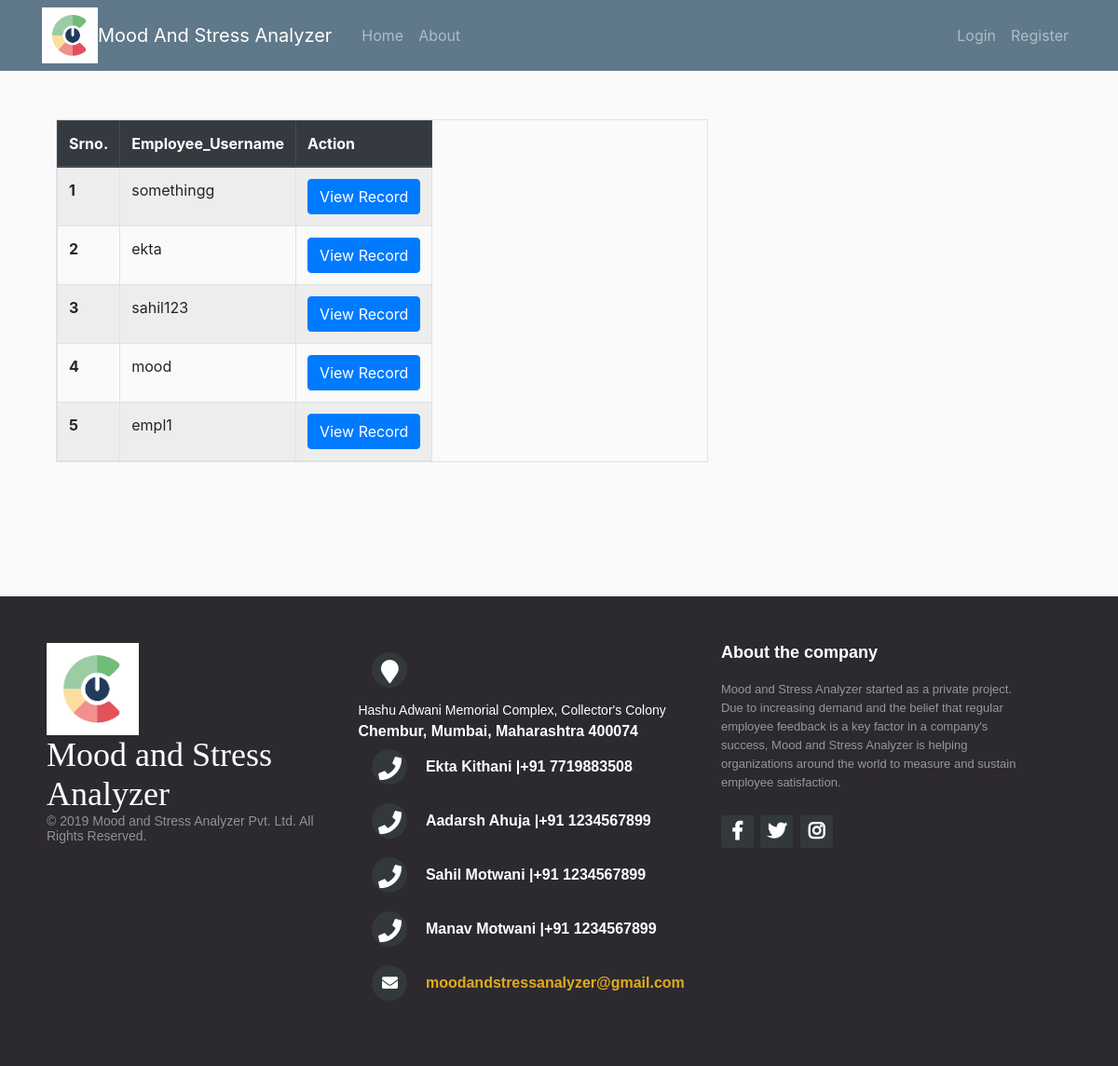
Page /blog/dashboard/ on the earlier database version.
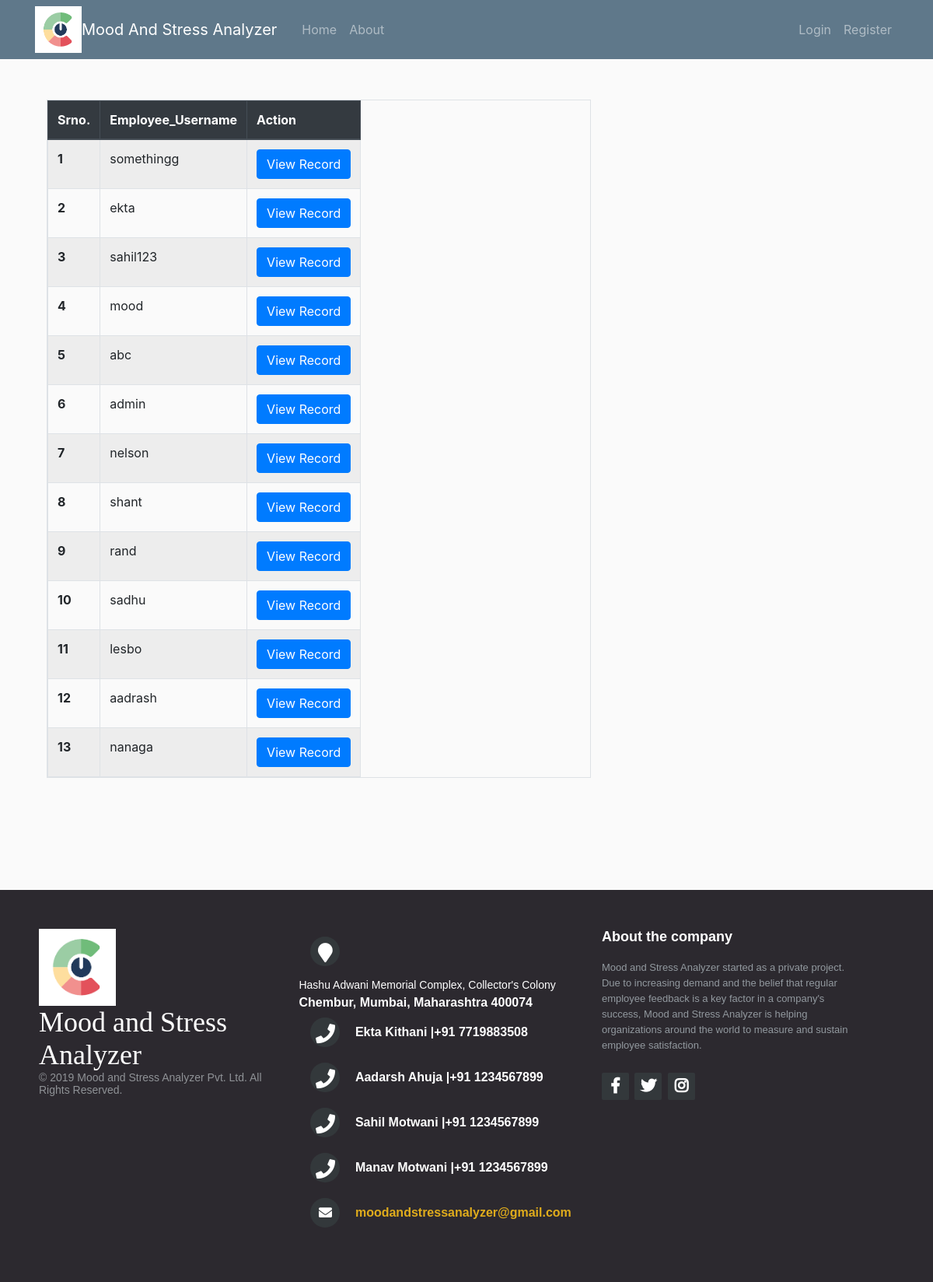
Same page on the later database version.
### users/models.py (models this page shows, shortened)
class Profile(models.Model):
    user=models.OneToOneField(User,on_delete=models.CASCADE)
    image=models.ImageField(default='default.jpg',upload_to='profile_pics')
    city = models.CharField("City", max_length=50, blank=True)
    state = models.CharField("State", max_length=50, blank=True)
    country = models.CharField("Country", max_length=50, blank=True)
    GENDER_CHOICES = (('M', 'Male'),('F', 'Female'),)
    gender = models.CharField(default='M',max_length=1, choices=GENDER_CHOICES)
    primary_mobile = models.IntegerField(null = True,validators=[MinValueValidator(1000000000),MaxValueValidator(9999999999)])
    date_Of_birth = models.DateField(null = True, blank = True)
    def __str__(self):
        return '{} Profile'.format(self.user.username)

### blog/views.py (the view)
# urls.py: path('dashboard/',views.dashboard,name="blog-dashboard"),
def dashboard(request):
    all_employees = Profile.objects.all()
    print(all_employees)
    le = list(all_employees)
    print(le)
    for i in le:
        print(i)
        print(i.user)
    return render(request, 'blog/dashboard.html',{'employees':all_employees})

### blog/templates/blog/dashboard.html (shortened to what this page needs)
{% extends "blog/base.html" %}
{%block content%}
{% include "blog/navbar.html" %}
<div class="container-fluid mt-5">
    <table class="table table-striped table table-bordered  table-hover table-responsive mt-5" >
      <thead class="thead-dark">
        <tr>
          <th scope="col">Srno.</th>
          <th scope="col">Employee_Username</th>
          <th colspan="10">Action</th>
        </tr>
      </thead>
      <tbody>
        {% for employee in employees %}
          <tr>
            <th scope="row">{{forloop.counter}}</th>
            <td>{{ employee.user }}</td>
            <td><a href="" class="btn btn-primary">View Record</a></td>
          </tr>
        {% endfor %}
      </tbody>
    </table>
    {% include "blog/paginate.html" %}
  {%endblock content%}

### blog/templates/blog/base.html (shortened to what this page needs)
{%load static%}
<!doctype html>
<html lang="en">
<head>
    <link rel="stylesheet" href="https://stackpath.bootstrapcdn.com/bootstrap/4.4.1/css/bootstrap.min.css">
    <link href="{%static 'blog/main.css'%}" rel="stylesheet" />
    <link rel="stylesheet" href="{% static 'css/footer.css' %}">
    <link href="{% static 'blog/css/footer.css' %}" rel="stylesheet">
    <link rel='stylesheet' href='https://use.fontawesome.com/releases/v5.7.0/css/all.css'>
</head>
<body>
    <main role="main" class="container">
        <div class="row">
            <div class="col-md-8">
                {% block content %}{% endblock %}
            </div>
        </div>
    </main>
    {% block footer %}
      {% include "blog/footer.html" %}
    {% endblock footer %}
</body>
</html>

### blog/templates/blog/navbar.html (shortened to what this page needs)
    {%load static%}
    <nav class="navbar navbar-expand-md navbar-dark bg-steel fixed-top">
        <div class="container">
            <img src="{% static 'blog/images/moodlogo.png' %}" width="60" height="60">
            <a class="navbar-brand mr-4" href="{%url 'blog-home'%}">Mood And Stress Analyzer</a>
            <div class="collapse navbar-collapse" id="navbarToggle">
                <div class="navbar-nav mr-auto">
                    <a class="nav-item nav-link" href="{%url 'blog-home'%}">Home</a>
                    <a class="nav-item nav-link" href="{%url 'blog-about'%}">About</a>
                </div>
                <div class="navbar-nav">
                    {% if user.is_authenticated %}
                        <a class="nav-item nav-link" href="{% url 'profile' %}">profile</a>
                        <a class="nav-item nav-link" href="{% url 'logout' %}">logout</a>
                    {% else %}
                        <a class="nav-item nav-link" href="{% url 'login' %}">Login</a>
                        <a class="nav-item nav-link" href="{% url 'register' %}">Register</a>
                    {% endif %}
                </div>
            </div>
        </div>
    </nav>

### blog/templates/blog/paginate.html (shortened to what this page needs)
<ul class="pagination pagination justify-content-end p-3 m-3">
</ul>

### blog/templates/blog/footer.html
{% load static %}
<footer class="footer-distributed">
    <div class="footer-left">
        <img src="{% static 'blog/images/moodlogo.png' %}">
        <h3>Mood and Stress Analyzer</h3>
        <p class="footer-company-name">© 2019 Mood and Stress Analyzer Pvt. Ltd. All Rights Reserved.</p>
    </div>
    <div class="footer-center">
        <div>
            <i class="fa fa-map-marker"></i>
                <p><span>Hashu Adwani Memorial Complex, Collector's Colony</span>
                Chembur, Mumbai, Maharashtra 400074</p>
        </div>
        <div>
            <i class="fa fa-phone"></i>
            <p>Ekta Kithani |+91 7719883508</p><br>
            <i class="fa fa-phone"></i>
            <p>Aadarsh Ahuja |+91 1234567899</p><br>
            <i class="fa fa-phone"></i>
            <p>Sahil Motwani |+91 1234567899</p><br>
            <i class="fa fa-phone"></i>
            <p>Manav Motwani |+91 1234567899</p>
        </div>
        <div>
            <i class="fa fa-envelope"></i>
            <p><a href="mailto:support@eduonix.com">moodandstressanalyzer@gmail.com</a></p>
        </div>
    </div>
    <div class="footer-right">
        <p class="footer-company-about">
            <span>About the company</span>
            Mood and Stress Analyzer started as a private project. Due to increasing demand and the belief that regular employee feedback is a key factor in a company's success, Mood and Stress Analyzer  is helping organizations around the world to measure and sustain employee satisfaction.
</p>
        <div class="footer-icons">
            <a href="#"><i class="fab fa-facebook-f"></i></a>
            <a href="#"><i class="fab fa-twitter"></i></a>
            <a href="#"><i class="fab fa-instagram"></i></a>
        </div>
    </div>
</footer>

### blog/static/blog/main.css (style rules this page uses)
body { background: #fafafa; color: #333333; margin-top: 5rem; }
h1, h2, h3, h4, h5, h6 { color: #444444; }
ul { margin: 0; }
.bg-steel { background-color: #5f788a; }

### blog/static/blog/css/footer.css (style rules this page uses)
footer { position: static; left: 0; bottom: 0; width: 100%; bottom: 0; }
.footer-distributed { background-color: #2c292f; box-sizing: border-box; width: 100%; text-align: left; font: bold 16px sans-serif; padding: 50px 50px 60px 50px; margin-top: 80px; }
.footer-distributed .footer-left, .footer-distributed .footer-center, .footer-distributed .footer-right { display: inline-block; vertical-align: top; }
.footer-distributed .footer-left { width: 30%; }
.footer-distributed h3 { color: #ffffff; font: normal 36px 'Cookie', cursive; margin: 0; }
.footer-distributed .footer-left img { width: 30%; }
.footer-distributed .footer-company-name { color: #8f9296; font-size: 14px; font-weight: normal; margin: 0; }
.footer-distributed .footer-center { width: 35%; }
.footer-distributed .footer-center i { background-color: #33383b; color: #ffffff; font-size: 25px; width: 38px; height: 38px; border-radius: 50%; text-align: center; line-height: 42px; margin: 10px 15px; vertical-align: middle; }
.footer-distributed .footer-center i.fa-envelope { font-size: 17px; line-height: 38px; }
.footer-distributed .footer-center p { display: inline-block; color: #ffffff; vertical-align: middle; margin:0; }
.footer-distributed .footer-center p span { display:block; font-weight: normal; font-size:14px; line-height:2; }
.footer-distributed .footer-center p a { color: #e0ac1c; text-decoration: none;; }
.footer-distributed .footer-right { width: 30%; }
.footer-distributed .footer-company-about { line-height: 20px; color: #92999f; font-size: 13px; font-weight: normal; margin: 0; }
.footer-distributed .footer-company-about span { display: block; color: #ffffff; font-size: 18px; font-weight: bold; margin-bottom: 20px; }
.footer-distributed .footer-icons { margin-top: 25px; }
.footer-distributed .footer-icons a { display: inline-block; width: 35px; height: 35px; cursor: pointer; background-color: #33383b; border-radius: 2px; font-size: 20px; color: #ffffff; text-align: center; line-height: 35px; margin-right: 3px; margin-bottom: 5px; }

Differences in the rows shown:
added Profile: user "abc"
changed Profile: user "empl1" → "admin"
added Profile: user "nelson"
added Profile: user "shant"
added Profile: user "rand"
added Profile: user "sadhu"
added Profile: user "lesbo"
added Profile: user "aadrash"
added Profile: user "nanaga"
